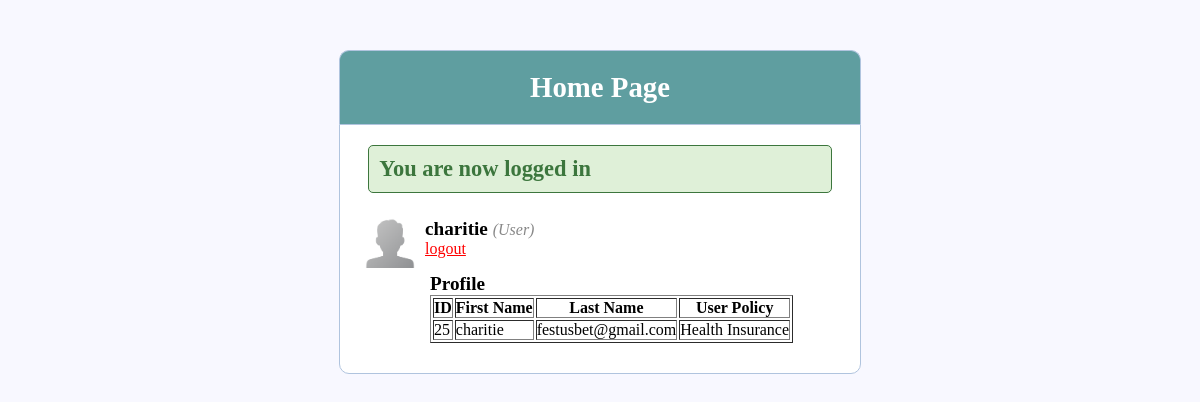
Page /index.php (signed in) on the committed database.
### tables this page shows
CREATE TABLE IF NOT EXISTS `users` (
  `id` int(10) NOT NULL AUTO_INCREMENT,
  `username` varchar(100) NOT NULL,
  `email` varchar(50) NOT NULL,
  `user_type` varchar(100) NOT NULL,
  `user_policy` varchar(50) NOT NULL,
  `password` varchar(100) NOT NULL,
  PRIMARY KEY (`id`)
);

### index.php (the view, shortened to what this page needs)
<html>
<head>
	<link rel="stylesheet" type="text/css" href="style.css">
</head>
<body>
	<div class="header">
		<h2>Home Page</h2>
	</div>
	<div class="content">
		<?php if (isset($_SESSION['success'])) : ?>
			<div class="error success" >
				<h3>
					<?php
						echo $_SESSION['success'];
					?>
				</h3>
			</div>
		<?php endif ?>
		<div class="profile_info">
			<img src="images/user_profile.png"  >
			<div>
				<?php  if (isset($_SESSION['user'])) : ?>
					<strong><?php echo $_SESSION['user']['username']; ?></strong>
					<small>
						<i  style="color: #888;">(<?php echo ucfirst($_SESSION['user']['user_type']); ?>)</i>
						<br>
						<a href="index.php?logout='1'" style="color: red;">logout</a>
					</small>
				<?php endif ?>
			</div>
			<div>
			<div>
			<?php
$db = mysqli_connect('localhost', 'root', '', 'wiseinsurance');
 $view_users_query="select * from users WHERE username='".$_SESSION['user']['username'] ."'";
        $result=mysqli_query($db,$view_users_query) or die(mysql_error());
echo "<p><b>Profile</b> " ;
echo "<table border='1' cellpadding='10'>";
echo "<tr>
<th>ID</th>
 <th>First Name</th>
 <th>Last Name</th>
 <th>User Policy</th>
</tr>";
while($row=mysqli_fetch_array($result)) {
echo "<tr>";
echo '<td>' . $row['id'] . '</td>';
echo '<td>' . $row['username'] . '</td>';
echo '<td>' . $row['email'] . '</td>';
echo '<td>' . $row['user_policy'] . '</td>';
echo "</tr>";
}
echo "</table>";
?>
			</div>
		</div>
	</div>
</body>
</html>

### style.css (style rules this page uses)
* { margin: 0px; padding: 0px; }
body { font-size: 120%; background: #F8F8FF; }
.header { width: 40%; margin: 50px auto 0px; color: white; background: #5F9EA0; text-align: center; border: 1px solid #B0C4DE; border-bottom: none; border-radius: 10px 10px 0px 0px; padding: 20px; }
form, .content { width: 40%; margin: 0px auto; padding: 20px; border: 1px solid #B0C4DE; background: white; border-radius: 0px 0px 10px 10px; }
.error { width: 92%; margin: 0px auto; padding: 10px; border: 1px solid #a94442; color: #a94442; background: #f2dede; border-radius: 5px; text-align: left; }
.success { color: #3c763d; background: #dff0d8; border: 1px solid #3c763d; margin-bottom: 20px; }
.profile_info img { display: inline-block; width: 50px; height: 50px; margin: 5px; float: left; }
.profile_info div { display: inline-block; margin: 5px; }
.profile_info:after { content: ""; display: block; clear: both; }

### rows in the picture
users: id "25", username "charitie", email "festusbet@gmail.com", user_policy "Health Insurance"

### other values in the picture
$_SESSION['success'] "You are now logged in"
$_SESSION['user']['username'] "charitie"
$_SESSION['user']['user_type'] "User"
